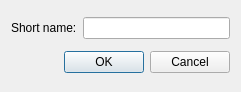
<?xml version="1.0" encoding="UTF-8"?>
<ui version="4.0">
 <class>NewSeqListDialog</class>
 <widget class="QDialog" name="NewSeqListDialog">
  <property name="geometry">
   <rect>
    <x>0</x>
    <y>0</y>
    <width>241</width>
    <height>92</height>
   </rect>
  </property>
  <property name="windowTitle">
   <string>Dialog</string>
  </property>
  <layout class="QVBoxLayout" name="verticalLayout">
   <item>
    <layout class="QHBoxLayout" name="horizontalLayout_2">
     <item>
      <widget class="QLabel" name="label">
       <property name="text">
        <string>Short name:</string>
       </property>
      </widget>
     </item>
     <item>
      <widget class="QLineEdit" name="seqListShortNameLineEdit"/>
     </item>
    </layout>
   </item>
   <item>
    <layout class="QHBoxLayout" name="horizontalLayout">
     <item>
      <spacer name="horizontalSpacer">
       <property name="orientation">
        <enum>Qt::Orientation::Horizontal</enum>
       </property>
       <property name="sizeHint" stdset="0">
        <size>
         <width>40</width>
         <height>20</height>
        </size>
       </property>
      </spacer>
     </item>
     <item>
      <widget class="QPushButton" name="okButton">
       <property name="text">
        <string>OK</string>
       </property>
      </widget>
     </item>
     <item>
      <widget class="QPushButton" name="cancelButton">
       <property name="text">
        <string>Cancel</string>
       </property>
      </widget>
     </item>
    </layout>
   </item>
  </layout>
 </widget>
 <resources/>
 <connections>
  <connection>
   <sender>okButton</sender>
   <signal>clicked()</signal>
   <receiver>NewSeqListDialog</receiver>
   <slot>accept()</slot>
   <hints>
    <hint type="sourcelabel">
     <x>101</x>
     <y>58</y>
    </hint>
    <hint type="destinationlabel">
     <x>233</x>
     <y>29</y>
    </hint>
   </hints>
  </connection>
  <connection>
   <sender>cancelButton</sender>
   <signal>clicked()</signal>
   <receiver>NewSeqListDialog</receiver>
   <slot>reject()</slot>
   <hints>
    <hint type="sourcelabel">
     <x>160</x>
     <y>63</y>
    </hint>
    <hint type="destinationlabel">
     <x>197</x>
     <y>125</y>
    </hint>
   </hints>
  </connection>
 </connections>
</ui>
